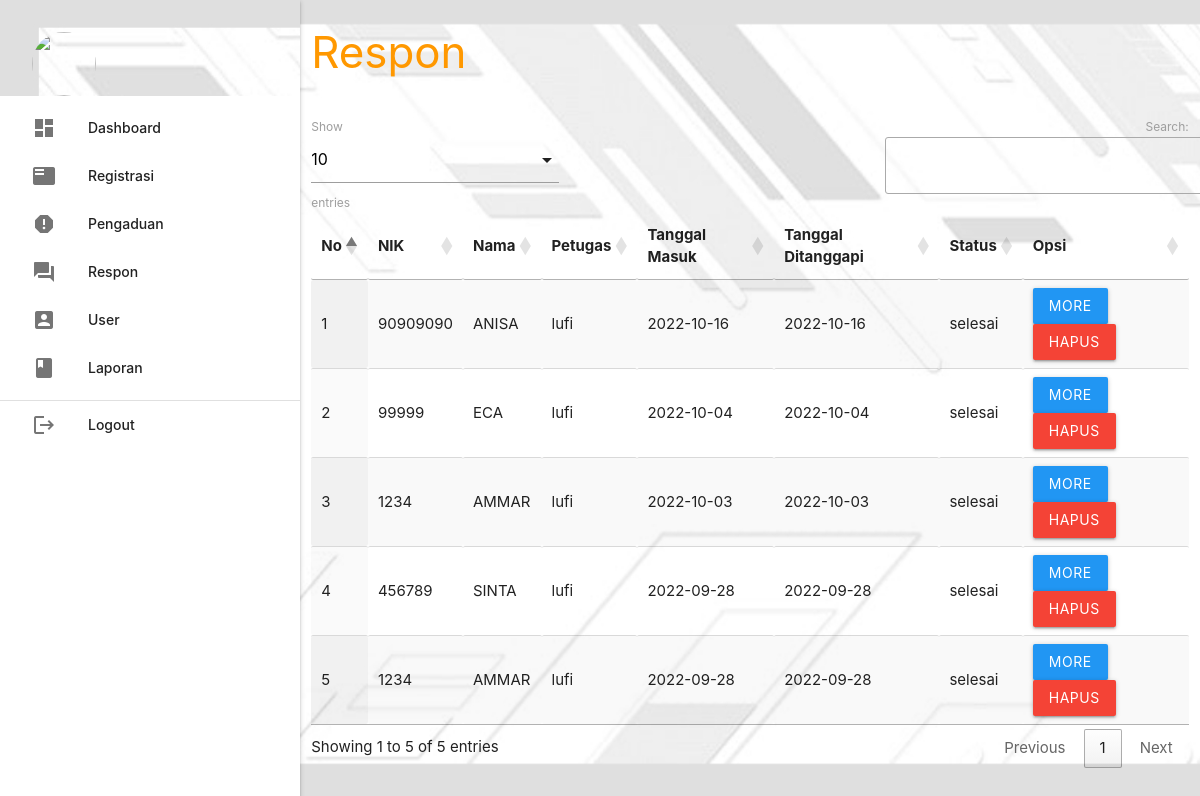
Page /admin/index.php?p=respon (signed in) on the committed database.
### tables this page shows
CREATE TABLE `pengaduan` (
  `id_pengaduan` int(5) NOT NULL,
  `tgl_pengaduan` varchar(20) NOT NULL,
  `nik` varchar(16) NOT NULL,
  `isi_laporan` text NOT NULL,
  `foto` varchar(255) NOT NULL,
  `status` enum('proses','selesai') NOT NULL
);

CREATE TABLE `masyarakat` (
  `id_masyarakat` int(5) NOT NULL,
  `nik` varchar(20) NOT NULL,
  `nama` varchar(25) NOT NULL,
  `username` varchar(25) NOT NULL,
  `password` varchar(25) NOT NULL,
  `telp` varchar(12) NOT NULL,
  `kecamatan` varchar(30) NOT NULL
);

CREATE TABLE `petugas` (
  `id_petugas` int(5) NOT NULL,
  `nama_petugas` varchar(30) NOT NULL,
  `username` varchar(30) NOT NULL,
  `password` varchar(255) NOT NULL,
  `telp_petugas` varchar(13) NOT NULL,
  `level` enum('owner','petugas') NOT NULL
);

CREATE TABLE `tanggapan` (
  `id_tanggapan` int(5) NOT NULL,
  `id_pengaduan` int(5) NOT NULL,
  `tgl_tanggapan` varchar(20) NOT NULL,
  `tanggapan` text NOT NULL,
  `id_petugas` int(5) NOT NULL
);

### admin/respon.php (the view, shortened to what this page needs)
       <div class="row">
         <div class="col s12 m9">
           <h3 class="orange-text">Respon</h3>
         </div>
       </div>
       <table id="example" class="display responsive-table" style="width:100%">
         <thead>
             <tr>
			<th>No</th>
			<th>NIK</th>
			<th>Nama</th>
			<th>Petugas</th>
			<th>Tanggal Masuk</th>
			<th>Tanggal Ditanggapi</th>
			<th>Status</th>
			<th>Opsi</th>
             </tr>
         </thead>
         <tbody>
<?php
	$no=1;
	$query = mysqli_query($koneksi,"SELECT * FROM pengaduan INNER JOIN masyarakat ON pengaduan.nik=masyarakat.nik INNER JOIN tanggapan ON pengaduan.id_pengaduan=tanggapan.id_pengaduan INNER JOIN petugas ON tanggapan.id_petugas=petugas.id_petugas ORDER BY tanggapan.id_pengaduan DESC");
	while ($r=mysqli_fetch_assoc($query)) { ?>
	<tr>
		<td><?php echo $no++; ?></td>
		<td><?php echo $r['nik']; ?></td>
		<td><?php echo $r['nama']; ?></td>
		<td><?php echo $r['nama_petugas']; ?></td>
		<td><?php echo $r['tgl_pengaduan']; ?></td>
		<td><?php echo $r['tgl_tanggapan']; ?></td>
		<td><?php echo $r['status']; ?></td>
		<td><a class="btn blue modal-trigger" href="#more?id_tanggapan=<?php echo $r['id_tanggapan'] ?>">More</a> <a class="btn red" onclick="return confirm('Anda Yakin Ingin Menghapus Y/N')" href="index.php?p=tanggapan_hapus&id_tanggapan=<?php echo $r['id_tanggapan'] ?>">Hapus</a></td>
	</tr>
           <?php  }
            ?>
         </tbody>
       </table>

### rows in the picture
pengaduan: masyarakat.nik "90909090", masyarakat.nama "ANISA", petugas.nama_petugas "lufi", tgl_pengaduan "2022-10-16", tanggapan.tgl_tanggapan "2022-10-16", status "selesai"
pengaduan: masyarakat.nik "99999", masyarakat.nama "ECA", petugas.nama_petugas "lufi", tgl_pengaduan "2022-10-04", tanggapan.tgl_tanggapan "2022-10-04", status "selesai"
pengaduan: masyarakat.nik "1234", masyarakat.nama "AMMAR", petugas.nama_petugas "lufi", tgl_pengaduan "2022-10-03", tanggapan.tgl_tanggapan "2022-10-03", status "selesai"
pengaduan: masyarakat.nik "456789", masyarakat.nama "SINTA", petugas.nama_petugas "lufi", tgl_pengaduan "2022-09-28", tanggapan.tgl_tanggapan "2022-09-28", status "selesai"
pengaduan: masyarakat.nik "1234", masyarakat.nama "AMMAR", petugas.nama_petugas "lufi", tgl_pengaduan "2022-09-28", tanggapan.tgl_tanggapan "2022-09-28", status "selesai"
